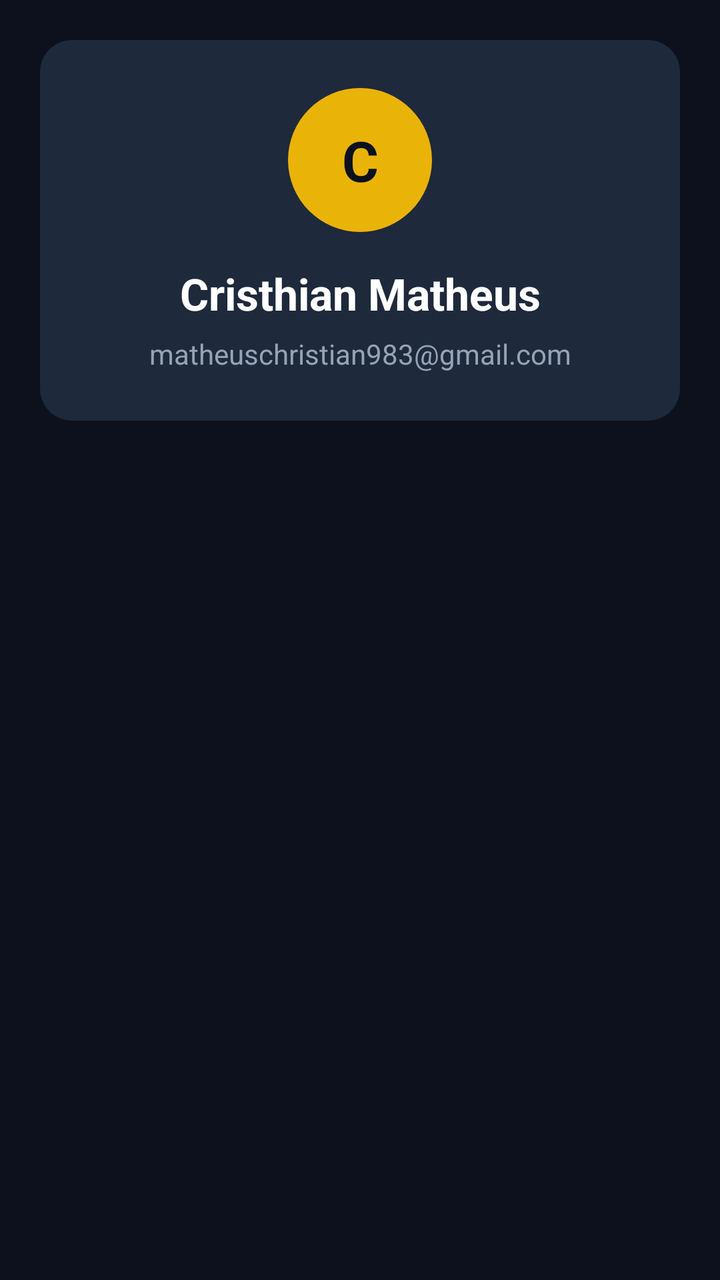
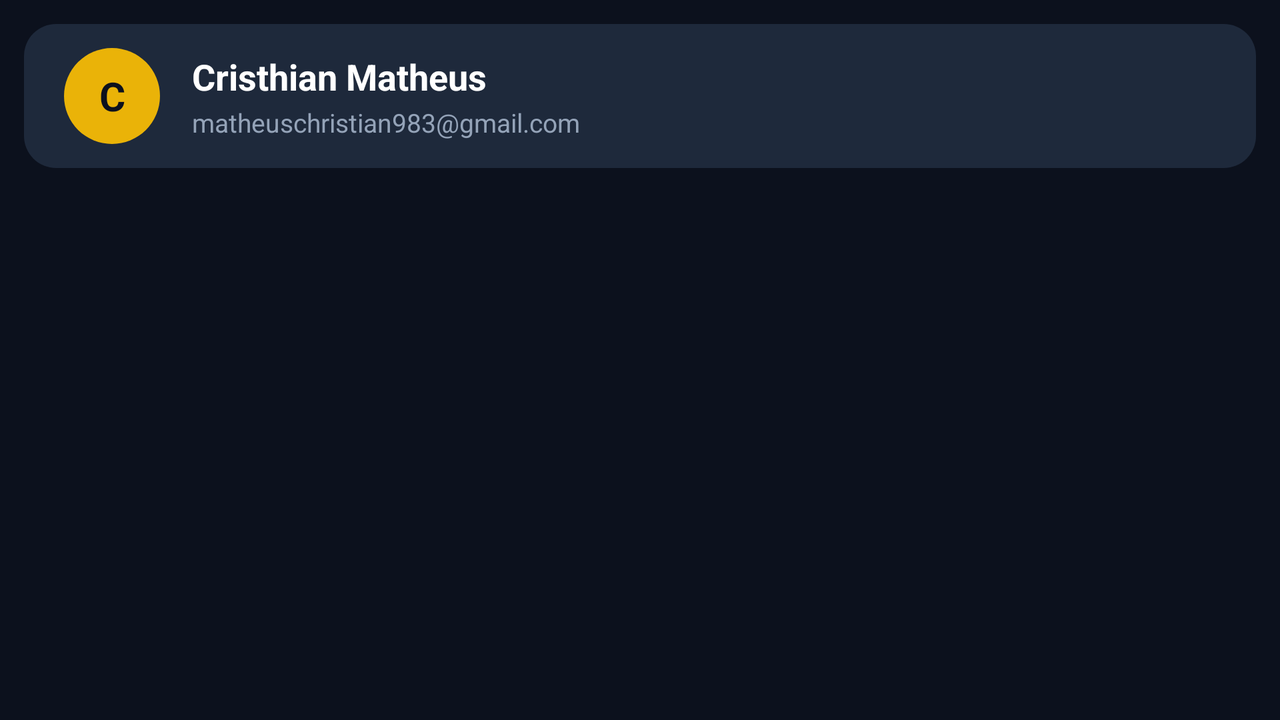

The same Android screen from two of the app's own layout files: first res/layout/ as a phone draws it, then the repository's variant for another configuration, drawn on a device whose configuration selects that folder. Both files follow.
<!-- AndroidManifest.xml: application theme Theme.TMDbMovies -->
<!-- res/layout/activity_profile.xml -->
<?xml version="1.0" encoding="utf-8"?>
<androidx.coordinatorlayout.widget.CoordinatorLayout
    xmlns:android="http://schemas.android.com/apk/res/android"
    xmlns:app="http://schemas.android.com/apk/res-auto"
    android:layout_width="match_parent"
    android:layout_height="match_parent"
    android:background="#0c111d">

    <com.google.android.material.appbar.AppBarLayout
        android:layout_width="match_parent"
        android:layout_height="wrap_content"
        android:background="@android:color/transparent"
        app:elevation="0dp">

        <androidx.constraintlayout.widget.ConstraintLayout
            android:layout_width="match_parent"
            android:layout_height="wrap_content"
            android:padding="20dp"
            app:layout_scrollFlags="scroll|exitUntilCollapsed">

            <androidx.constraintlayout.widget.ConstraintLayout
                android:id="@+id/card_profile"
                android:layout_width="match_parent"
                android:layout_height="wrap_content"
                android:background="@drawable/bg_profile_card"
                android:padding="24dp"
                app:layout_constraintTop_toTopOf="parent">

                <TextView
                    android:id="@+id/txt_profile_avatar"
                    android:layout_width="72dp"
                    android:layout_height="72dp"
                    android:background="@drawable/circle_avatar"
                    android:gravity="center"
                    android:text="C"
                    android:textColor="#0c111d"
                    android:textSize="28sp"
                    android:textStyle="bold"
                    app:layout_constraintEnd_toEndOf="parent"
                    app:layout_constraintStart_toStartOf="parent"
                    app:layout_constraintTop_toTopOf="parent" />

                <TextView
                    android:id="@+id/txt_profile_username"
                    android:layout_width="wrap_content"
                    android:layout_height="wrap_content"
                    android:layout_marginTop="16dp"
                    android:text="Cristhian Matheus"
                    android:textColor="@android:color/white"
                    android:textSize="22sp"
                    android:textStyle="bold"
                    android:gravity="center"
                    app:layout_constraintEnd_toEndOf="parent"
                    app:layout_constraintStart_toStartOf="parent"
                    app:layout_constraintTop_toBottomOf="@id/txt_profile_avatar" />

                <TextView
                    android:id="@+id/txt_profile_email"
                    android:layout_width="wrap_content"
                    android:layout_height="wrap_content"
                    android:layout_marginTop="6dp"
                    android:text="matheuschristian983@gmail.com"
                    android:textColor="#94a3b8"
                    android:textSize="14sp"
                    app:layout_constraintEnd_toEndOf="parent"
                    app:layout_constraintStart_toStartOf="parent"
                    app:layout_constraintTop_toBottomOf="@id/txt_profile_username" />

            </androidx.constraintlayout.widget.ConstraintLayout>
        </androidx.constraintlayout.widget.ConstraintLayout>

        <com.google.android.material.tabs.TabLayout
            android:id="@+id/profile_tab_layout"
            android:layout_width="match_parent"
            android:layout_height="wrap_content"
            android:background="#0c111d"
            app:tabIndicatorColor="#eab308"
            app:tabIndicatorHeight="3dp"
            app:tabSelectedTextColor="#eab308"
            app:tabTextColor="#94a3b8"
            app:tabTextAppearance="@android:style/TextAppearance.Widget.TabWidget"
            app:tabGravity="fill"
            app:tabMode="fixed"/>

    </com.google.android.material.appbar.AppBarLayout>

    <androidx.viewpager2.widget.ViewPager2
        android:id="@+id/profile_view_pager"
        android:layout_width="match_parent"
        android:layout_height="match_parent"
        app:layout_behavior="@string/appbar_scrolling_view_behavior" />

</androidx.coordinatorlayout.widget.CoordinatorLayout>
<!-- resources referenced by this layout -->
<resources>
  <!-- drawable bg_profile_card (drawable) -->
  <?xml version="1.0" encoding="utf-8"?>
  <shape xmlns:android="http://schemas.android.com/apk/res/android">
      <solid android:color="#1e293b" />
      <corners android:radius="16dp" />
  </shape>
  <!-- drawable circle_avatar (drawable) -->
  <?xml version="1.0" encoding="utf-8"?>
  <shape xmlns:android="http://schemas.android.com/apk/res/android"
      android:shape="oval">
      <solid android:color="#eab308" />
  </shape>
  <style name="Theme.TMDbMovies" parent="Theme.MaterialComponents.DayNight.NoActionBar">
          <item name="colorPrimary">#F5C518</item>
          <item name="colorPrimaryVariant">#C69E00</item>
          <item name="colorOnPrimary">#030712</item>
  
          <item name="colorSecondary">#1F2937</item>
          <item name="colorSecondaryVariant">#111827</item>
          <item name="colorOnSecondary">#FFFFFF</item>
  
          <item name="android:statusBarColor">#030712</item>
          <item name="android:windowLightStatusBar">false</item>
      </style>
</resources>
<!-- res/layout-land/activity_profile.xml (the repository's variant of the layout above) -->
<!-- drawn on the phone turned sideways -->
<?xml version="1.0" encoding="utf-8"?>
<androidx.coordinatorlayout.widget.CoordinatorLayout
    xmlns:android="http://schemas.android.com/apk/res/android"
    xmlns:app="http://schemas.android.com/apk/res-auto"
    android:layout_width="match_parent"
    android:layout_height="match_parent"
    android:background="#0c111d">

    <com.google.android.material.appbar.AppBarLayout
        android:layout_width="match_parent"
        android:layout_height="wrap_content"
        android:background="@android:color/transparent"
        app:elevation="0dp">

        <androidx.constraintlayout.widget.ConstraintLayout
            android:layout_width="match_parent"
            android:layout_height="wrap_content"
            android:padding="12dp"
            app:layout_scrollFlags="scroll|exitUntilCollapsed">

            <androidx.constraintlayout.widget.ConstraintLayout
                android:id="@+id/card_profile"
                android:layout_width="match_parent"
                android:layout_height="wrap_content"
                android:background="@drawable/bg_profile_card"
                android:padding="12dp"
                app:layout_constraintTop_toTopOf="parent">

                <TextView
                    android:id="@+id/txt_profile_avatar"
                    android:layout_width="48dp"
                    android:layout_height="48dp"
                    android:layout_marginStart="8dp"
                    android:background="@drawable/circle_avatar"
                    android:gravity="center"
                    android:text="C"
                    android:textColor="#0c111d"
                    android:textSize="20sp"
                    android:textStyle="bold"
                    app:layout_constraintBottom_toBottomOf="parent"
                    app:layout_constraintStart_toStartOf="parent"
                    app:layout_constraintTop_toTopOf="parent" />

                <LinearLayout
                    android:layout_width="0dp"
                    android:layout_height="wrap_content"
                    android:layout_marginStart="16dp"
                    android:orientation="vertical"
                    app:layout_constraintBottom_toBottomOf="parent"
                    app:layout_constraintEnd_toEndOf="parent"
                    app:layout_constraintStart_toEndOf="@id/txt_profile_avatar"
                    app:layout_constraintTop_toTopOf="parent">

                    <TextView
                        android:id="@+id/txt_profile_username"
                        android:layout_width="wrap_content"
                        android:layout_height="wrap_content"
                        android:text="Cristhian Matheus"
                        android:textColor="@android:color/white"
                        android:textSize="18sp"
                        android:textStyle="bold" />

                    <TextView
                        android:id="@+id/txt_profile_email"
                        android:layout_width="wrap_content"
                        android:layout_height="wrap_content"
                        android:layout_marginTop="2dp"
                        android:text="matheuschristian983@gmail.com"
                        android:textColor="#94a3b8"
                        android:textSize="13sp" />
                </LinearLayout>

            </androidx.constraintlayout.widget.ConstraintLayout>
        </androidx.constraintlayout.widget.ConstraintLayout>

        <com.google.android.material.tabs.TabLayout
            android:id="@+id/profile_tab_layout"
            android:layout_width="match_parent"
            android:layout_height="40dp"
            android:background="#0c111d"
            app:tabIndicatorColor="#eab308"
            app:tabIndicatorHeight="3dp"
            app:tabSelectedTextColor="#eab308"
            app:tabTextColor="#94a3b8"
            app:tabGravity="fill"
            app:tabMode="fixed"/>

    </com.google.android.material.appbar.AppBarLayout>

    <androidx.viewpager2.widget.ViewPager2
        android:id="@+id/profile_view_pager"
        android:layout_width="match_parent"
        android:layout_height="match_parent"
        app:layout_behavior="@string/appbar_scrolling_view_behavior" />

</androidx.coordinatorlayout.widget.CoordinatorLayout>
